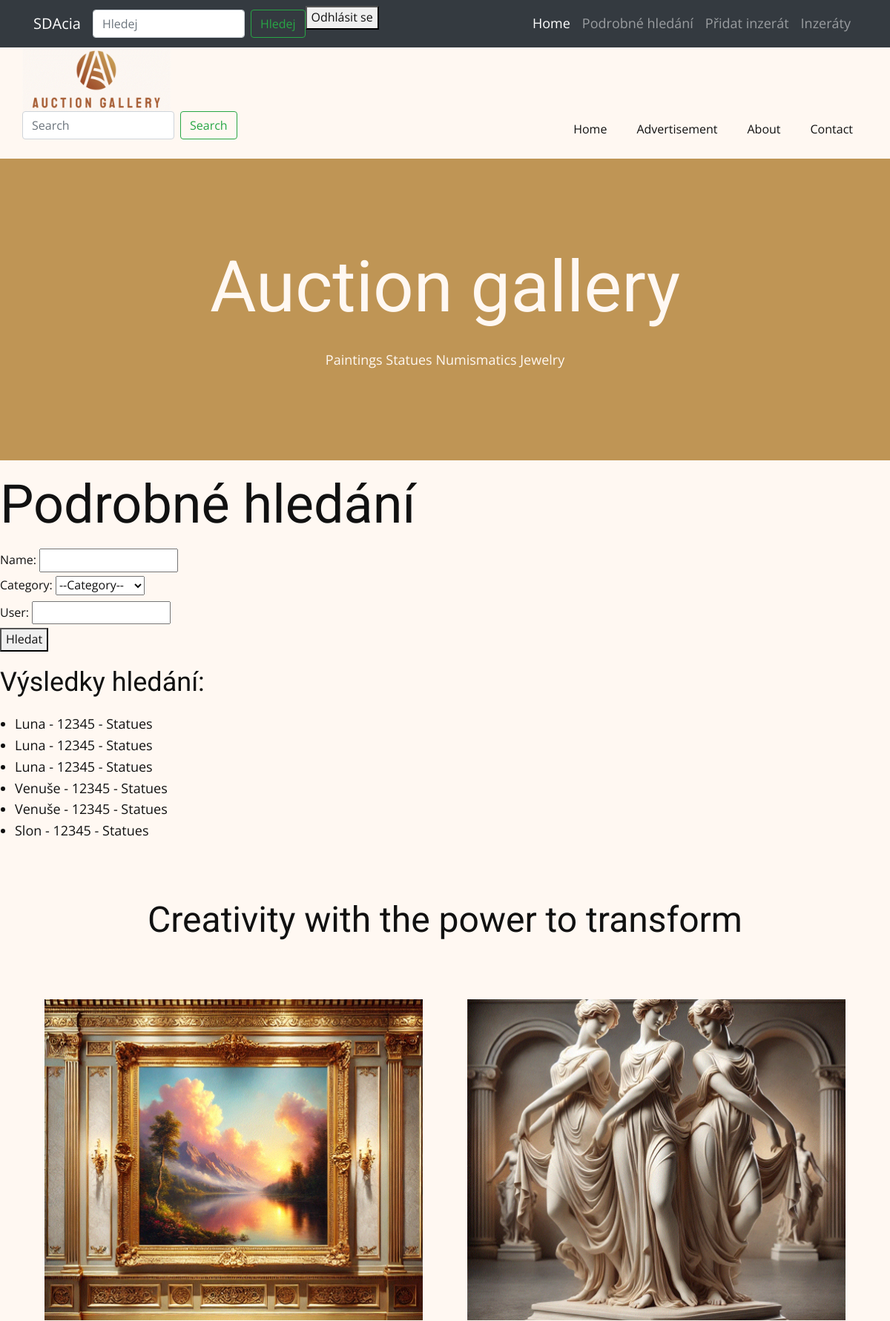
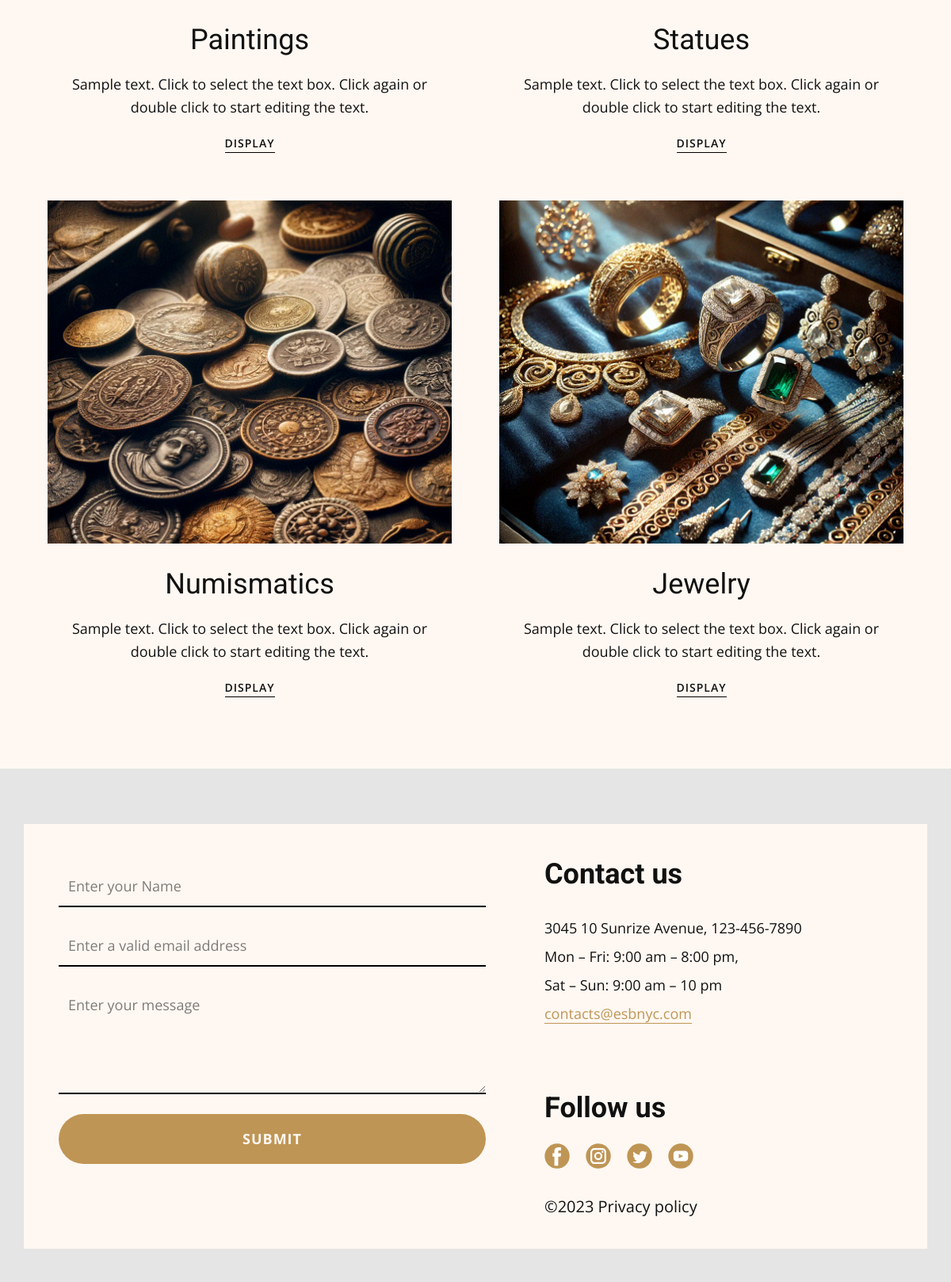
The page /podrobne_hledani/ (upper part) on the database its author committed (2 pictures, top to bottom).
### viewer/models.py (models this page shows, shortened)
class Advertisement(Model):
    name = CharField(max_length=128)
    user = ForeignKey(User, on_delete=models.DO_NOTHING)
    category = ForeignKey(Category, on_delete=models.DO_NOTHING)
    description = TextField()
    photo = models.ImageField(upload_to='photos/')

class Category(Model):
    name = CharField(max_length=128)
    def __str__(self):
        return f"{self.name}"

### viewer/views.py (the view)
# urls.py: path("podrobne_hledani/", podrobne_hledani, name="podrobne_hledani"),
def podrobne_hledani(request):
    name = request.GET.get('name', '')
    user = request.GET.get('user', '')
    category_name = request.GET.get('category', '')
    advertisements = Advertisement.objects.filter()
    if name:
        advertisements = advertisements.filter(name__icontains=name)
    if user:
        advertisements = advertisements.filter(user__username__icontains=user)
    if category_name and category_name != '--Category--':  # Zkontrolujte, že hodnota není výchozí
        advertisements = advertisements.filter(category__name__icontains=category_name)
    categorys = Category.objects.all()
    return render(request, template_name='podrobne_hledani.html', context={
        "advertisements": advertisements,
        "categorys": categorys,
    })
    template_name = 'form.html'

### viewer/templates/podrobne_hledani.html (shortened to what this page needs)
{% extends "base.html" %}
{% block content %}
<h1>Podrobné hledání</h1>
<form method="get" action="{% url 'podrobne_hledani' %}">
    <label for="name">Name:</label>
    <input type="text" name="name" id="name"><br>
        <label for="category">Category:</label>
    <select name="category" id="category">
        <option value="">--Category--</option>
    </select><br>
    <label for="user">User:</label>
    <input type="text" name="user" id="user"><br>
    <button type="submit">Hledat</button>
</form>
<h3>Výsledky hledání:</h3>
<ul>
    {% for advertisement in advertisements %}
        <li>{{ advertisement.name }} - {{ advertisement.user }} - {{ advertisement.category }}</li>
    {% empty %}
        <li>Žádné výsledky nenalezeny.</li>
    {% endfor %}
</ul>
{% endblock %}

### rows shown on the page
Advertisement: name "Luna", user "12345", category "Statues"
Advertisement: name "Luna", user "12345", category "Statues"
Advertisement: name "Luna", user "12345", category "Statues"
Advertisement: name "Venuše", user "12345", category "Statues"
Advertisement: name "Venuše", user "12345", category "Statues"
Advertisement: name "Slon", user "12345", category "Statues"
